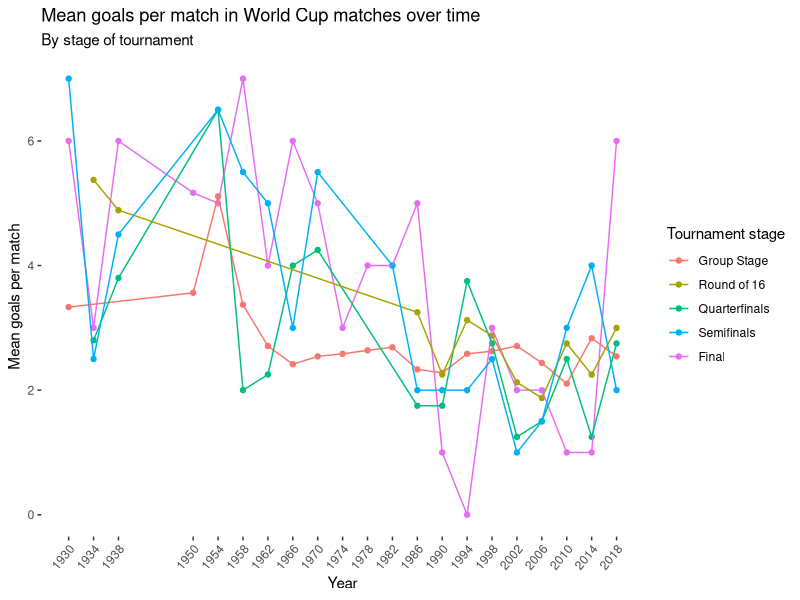
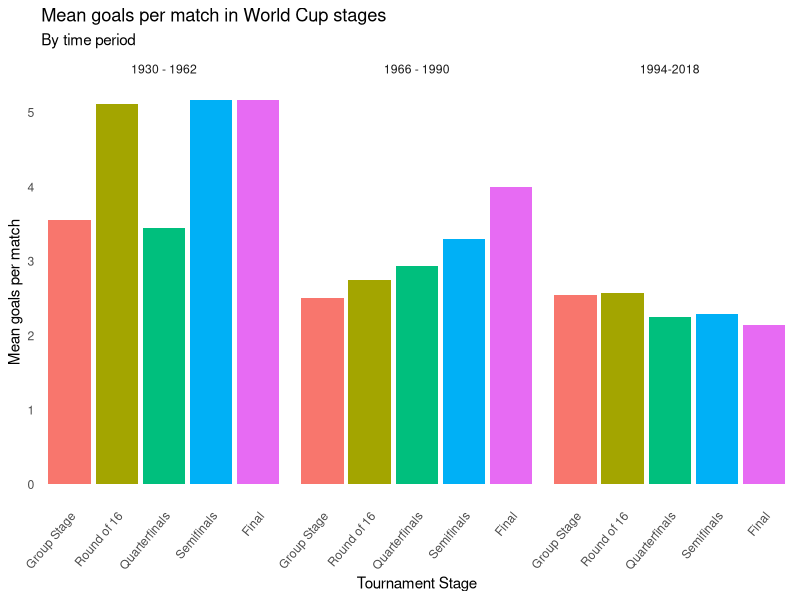
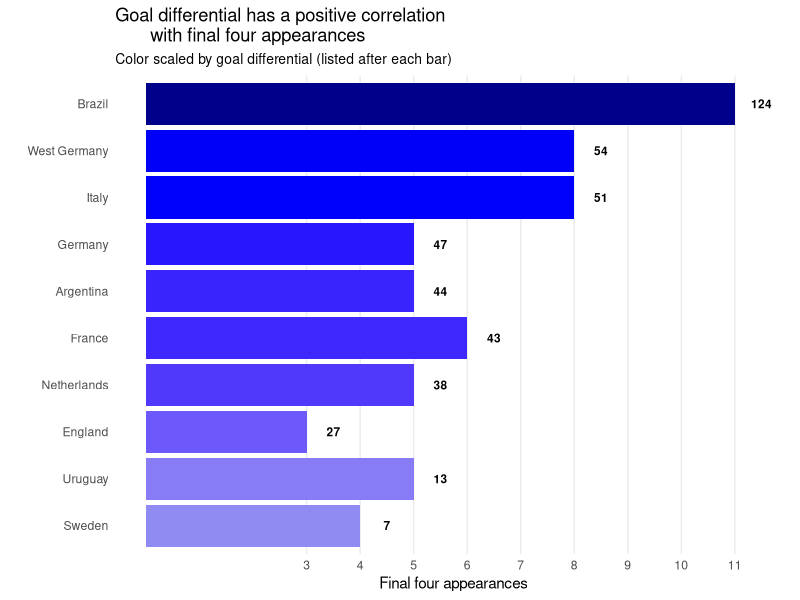
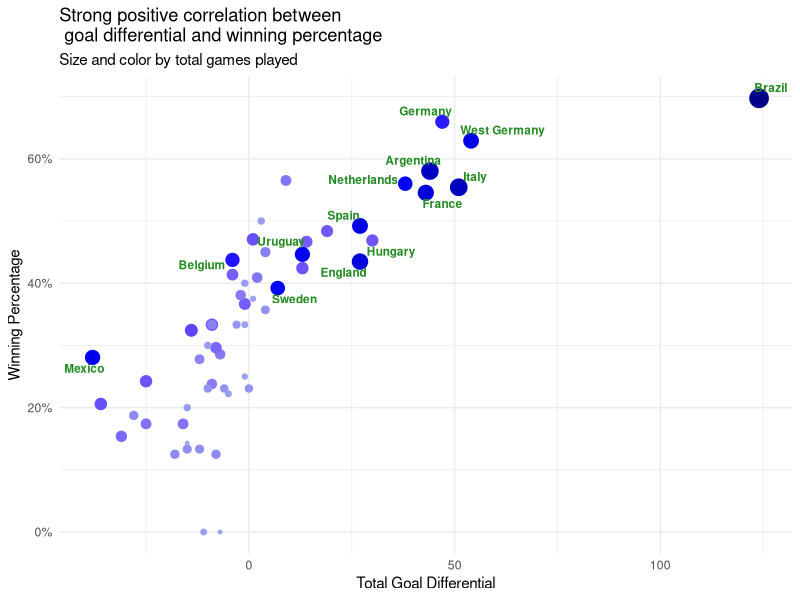

The R script that drew these images, in order:
## ---- chunk 1
#| label: load-pkgs
#| message: false
#| warning: false

library(tidyverse)
library(dplyr)
library(stringr)
library(ggrepel)
library(scales)
## ---- chunk 2
#| label: load-data
#| message: false

matches <- read.csv("data/wcmatches.csv")
wc <- read.csv("data/worldcups.csv")
## ---- chunk 3
#| label: data-manipulation
matches_q1 <- matches |>
  filter(stage != "Third place") |> # Third place game dropped from analysis due to teams lacking competitive edge
  mutate(
    stage = if_else(
      str_detect(stage, "Group"),
      "Group Stage",
      if_else(str_detect(stage, "Final"), "Final", stage)
    ),
    total_score = home_score + away_score
  ) |>
  # Put years into 3 groups for plotting purposes
  mutate(year_group = if_else(
    year <= 1962,
    "1930 - 1962",
    if_else(year <= 1990, "1966 - 1990", "1994-2018")
  ))
## ---- chunk 4
#| label: Q1-viz-1
#| fig-cap: Figure 1
matches_q1 |>
  group_by(year, stage) |>
  summarize(goals = mean(total_score)) |>
  ggplot(aes(x = year, y = goals, color = stage)) +
  geom_point() +
  geom_line() +
  theme(
    panel.grid.major = element_blank(),
    panel.grid.minor = element_blank(),
    panel.background = element_blank()
  ) +
  # Change axis label angles so its more readable
  theme(axis.text.x = element_text(
    angle = 50,
    vjust = 1,
    hjust = 1
  )) +
  # Set breaks for every tournament year
  scale_x_continuous(
    breaks = c(
      1930,
      1934,
      1938,
      1950,
      1954,
      1958,
      1962,
      1966,
      1970,
      1974,
      1978,
      1982,
      1986,
      1990,
      1994,
      1998,
      2002,
      2006,
      2010,
      2014,
      2018
    ),
    labels = c(
      "1930",
      "1934",
      "1938",
      "1950",
      "1954",
      "1958",
      "1962",
      "1966",
      "1970",
      "1974",
      "1978",
      "1982",
      "1986",
      "1990",
      "1994",
      "1998",
      "2002",
      "2006",
      "2010",
      "2014",
      "2018"
    )
  ) +
  theme(legend.key = element_rect(fill = "white", color = NA)) +
  # Color by round
  scale_color_discrete(limits = c(
    "Group Stage",
    "Round of 16",
    "Quarterfinals",
    "Semifinals",
    "Final"
  )) +
  labs(
    title = "Mean goals per match in World Cup matches over time",
    subtitle = "By stage of tournament",
    x = "Year",
    y = "Mean goals per match",
    color = "Tournament stage"
  )
## ---- chunk 5
#| label: Q1-viz-2
#| fig-cap: Figure 2

matches_q1 |>
  group_by(stage, year_group) |>
  summarize(goals = mean(total_score)) |>
  ggplot(aes(x = stage, y = goals, fill = stage)) +
  facet_wrap(~ year_group) +
  geom_col() +
  theme_minimal() +
  theme(
    panel.grid.major = element_blank(),
    panel.grid.minor = element_blank(),
    panel.background = element_blank()
  ) +
  # Same angle change for readability
  theme(axis.text.x = element_text(
    angle = 50,
    vjust = 1,
    hjust = 1
  )) +
  # Same colors set by round
  scale_fill_discrete(limits = c(
    "Group Stage",
    "Round of 16",
    "Quarterfinals",
    "Semifinals",
    "Final"
  )) +
  # Remove redundant legend
  theme(legend.position = "none") +
  scale_x_discrete(limits = c(
    "Group Stage",
    "Round of 16",
    "Quarterfinals",
    "Semifinals",
    "Final"
  )) +
  labs(
    title = "Mean goals per match in World Cup stages",
    subtitle = "By time period",
    x = "Tournament Stage",
    y = "Mean goals per match",
    fill = "Tournament Stage"
  )
## ---- chunk 6
#| label: data-manipulation-2
matches_q2 <- matches |>
  # Pivot as described above so there's two rows for each game played
  pivot_longer(
    cols = c("home_team", "away_team"),
    names_to = "home_away",
    values_to = "team"
  ) |>
  # Add in goal differential
  mutate(
    goal_differential = if_else(
      home_away == "home_team",
      home_score - away_score,
      away_score - home_score
    ),
    won = if_else(winning_team == team, TRUE, FALSE, missing = FALSE)
  ) |>
  group_by(team) |>
  # Get total goal differential and calculate winning percentage
  summarise(
    total_goal_diff = sum(goal_differential),
    total_games = n(),
    win_perc = sum(won) / total_games
  ) |>
  mutate(team = if_else(team == "United States", "USA", team))


wc_q2 <- wc |>
  # Pivot so easy to group by number of appearances in top 4
  pivot_longer(
    cols = c("winner", "second", "third", "fourth"),
    names_to = "placement",
    values_to = "team"
  )
## ---- chunk 7
#| label: Q2-viz-1
#| fig-cap: Figure 3

q2_data <- wc_q2 |>
  left_join(matches_q2, by = 'team')

q2_data |>
  group_by(team) |>
  summarise(appearances = n(), goal_diff = total_goal_diff) |>
  arrange(desc(appearances)) |>
  # Use unique to get only one row for each team that has the info we want to plot
  unique() |>
  # Only plot teams who have made more than one semifinal to not overcrowd the plot
  filter(appearances > 2) |>
  ggplot(aes(
    x = appearances,
    y = reorder(team, goal_diff),
    fill = goal_diff
  )) +
  geom_col(show.legend = FALSE) +
  labs(
    title = "Goal differential has a positive correlation
       with final four appearances",
    subtitle = "Color scaled by goal differential (listed after each bar)",
    x = "Final four appearances",
    y = ""
  ) +
  theme_minimal() +
  scale_fill_gradient2(
    low = "lightblue",
    mid = "blue",
    high = "darkblue",
    midpoint = 50
  ) +
  # Add in goal differential numbers
  geom_text(
    aes(x = appearances + 0.5, y = team, label = goal_diff),
    size = 3,
    color = "black",
    fontface = 'bold'
  ) +
  scale_x_continuous(
    breaks = c(3,
               4,
               5,
               6,
               7,
               8,
               9,
               10,
               11),
    labels = c("3",
               "4",
               "5",
               "6",
               "7",
               "8",
               "9",
               "10",
               "11")
  ) +
  theme(
    plot.subtitle = element_text(size = 10),
    panel.grid.minor = element_blank(),
    panel.grid.major.y = element_blank()
  )
## ---- chunk 8
#| label: q2-viz2
#| fig-cap: Figure 4

matches_q2 |>
  # Remove teams who have not played in at least two tournaments
  filter(total_games > 6) |>
  ggplot(aes(
    x = total_goal_diff,
    y = win_perc,
    size = total_games,
    color = total_games
  )) +
  geom_point(show.legend = FALSE) +
  geom_text_repel(
    aes(label = ifelse(
      total_games >= 40 |
        total_goal_diff >= 25, team, ""
    )),
    size = 3,
    fontface = 'bold',
    color = "forestgreen"
  ) +
  labs(
    title = "Strong positive correlation between \n goal differential and winning percentage",
    x = "Total Goal Differential",
    y = "Winning Percentage",
    size = "Total Games Played",
    subtitle = "Size and color by total games played"
  ) +
  theme_minimal() +
  scale_color_gradient2(
    low = "lightblue",
    mid = "blue",
    high = "darkblue",
    midpoint = 50
  ) +
  scale_y_continuous(labels = percent_format())
